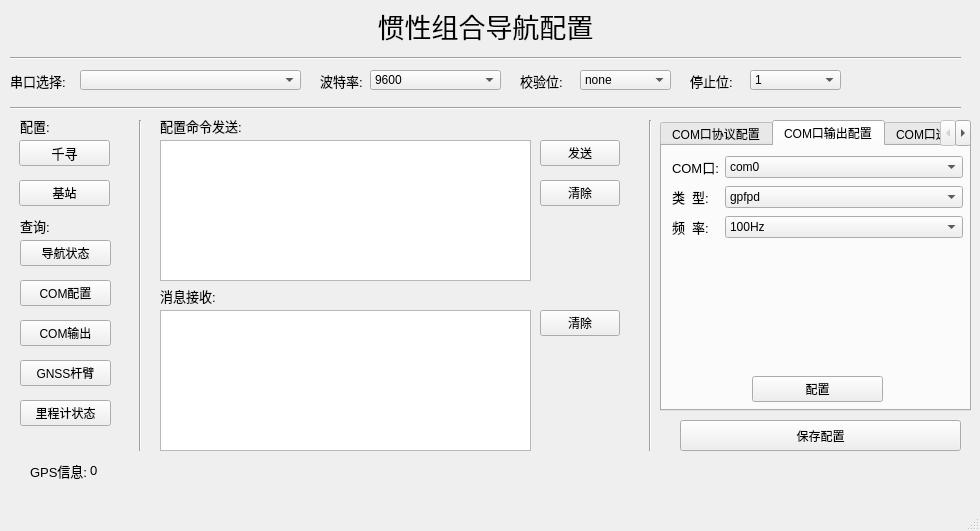
<?xml version="1.0" encoding="UTF-8"?>
<ui version="4.0">
 <class>MainWindow</class>
 <widget class="QMainWindow" name="MainWindow">
  <property name="geometry">
   <rect>
    <x>0</x>
    <y>0</y>
    <width>980</width>
    <height>531</height>
   </rect>
  </property>
  <property name="minimumSize">
   <size>
    <width>980</width>
    <height>531</height>
   </size>
  </property>
  <property name="maximumSize">
   <size>
    <width>980</width>
    <height>531</height>
   </size>
  </property>
  <property name="focusPolicy">
   <enum>Qt::StrongFocus</enum>
  </property>
  <property name="windowTitle">
   <string>MainWindow</string>
  </property>
  <property name="windowOpacity">
   <double>1.000000000000000</double>
  </property>
  <property name="styleSheet">
   <string notr="true"/>
  </property>
  <widget class="QWidget" name="centralwidget">
   <widget class="QLabel" name="label_5">
    <property name="geometry">
     <rect>
      <x>10</x>
      <y>10</y>
      <width>951</width>
      <height>31</height>
     </rect>
    </property>
    <property name="sizePolicy">
     <sizepolicy hsizetype="Expanding" vsizetype="Preferred">
      <horstretch>0</horstretch>
      <verstretch>0</verstretch>
     </sizepolicy>
    </property>
    <property name="font">
     <font>
      <family>方正姚体</family>
      <pointsize>20</pointsize>
     </font>
    </property>
    <property name="contextMenuPolicy">
     <enum>Qt::DefaultContextMenu</enum>
    </property>
    <property name="text">
     <string>惯性组合导航配置</string>
    </property>
    <property name="alignment">
     <set>Qt::AlignCenter</set>
    </property>
   </widget>
   <widget class="Line" name="line_4">
    <property name="geometry">
     <rect>
      <x>10</x>
      <y>50</y>
      <width>951</width>
      <height>16</height>
     </rect>
    </property>
    <property name="orientation">
     <enum>Qt::Horizontal</enum>
    </property>
   </widget>
   <widget class="QLabel" name="INS_inquiry">
    <property name="geometry">
     <rect>
      <x>20</x>
      <y>210</y>
      <width>91</width>
      <height>31</height>
     </rect>
    </property>
    <property name="font">
     <font>
      <pointsize>10</pointsize>
     </font>
    </property>
    <property name="text">
     <string>查询:</string>
    </property>
   </widget>
   <widget class="QPushButton" name="INS_cmd_send_message_send">
    <property name="geometry">
     <rect>
      <x>540</x>
      <y>140</y>
      <width>80</width>
      <height>26</height>
     </rect>
    </property>
    <property name="text">
     <string>发送</string>
    </property>
   </widget>
   <widget class="QPushButton" name="INS_signal_source_QX">
    <property name="geometry">
     <rect>
      <x>19</x>
      <y>140</y>
      <width>91</width>
      <height>26</height>
     </rect>
    </property>
    <property name="font">
     <font>
      <pointsize>10</pointsize>
     </font>
    </property>
    <property name="toolTip">
     <string>差分信号来源于千寻</string>
    </property>
    <property name="text">
     <string>千寻</string>
    </property>
   </widget>
   <widget class="QPushButton" name="INS_save_config">
    <property name="geometry">
     <rect>
      <x>680</x>
      <y>420</y>
      <width>281</width>
      <height>31</height>
     </rect>
    </property>
    <property name="text">
     <string>保存配置</string>
    </property>
   </widget>
   <widget class="QPushButton" name="INS_signal_source_radio_station">
    <property name="geometry">
     <rect>
      <x>19</x>
      <y>180</y>
      <width>91</width>
      <height>26</height>
     </rect>
    </property>
    <property name="toolTip">
     <string>差分信号来源于基站</string>
    </property>
    <property name="text">
     <string>基站</string>
    </property>
   </widget>
   <widget class="QLabel" name="INS_GPS_data">
    <property name="geometry">
     <rect>
      <x>30</x>
      <y>460</y>
      <width>71</width>
      <height>21</height>
     </rect>
    </property>
    <property name="font">
     <font>
      <pointsize>10</pointsize>
     </font>
    </property>
    <property name="text">
     <string>GPS信息:</string>
    </property>
   </widget>
   <widget class="QPushButton" name="INS_inquiry_navigation_status">
    <property name="geometry">
     <rect>
      <x>20</x>
      <y>240</y>
      <width>91</width>
      <height>26</height>
     </rect>
    </property>
    <property name="toolTip">
     <string>查看当前导航状态</string>
    </property>
    <property name="text">
     <string>导航状态</string>
    </property>
   </widget>
   <widget class="QPushButton" name="INS_inquiry_odometer_status">
    <property name="geometry">
     <rect>
      <x>20</x>
      <y>400</y>
      <width>91</width>
      <height>26</height>
     </rect>
    </property>
    <property name="toolTip">
     <string>查看里程计模式</string>
    </property>
    <property name="text">
     <string>里程计状态</string>
    </property>
   </widget>
   <widget class="QPushButton" name="INS_cmd_send_message_clear">
    <property name="geometry">
     <rect>
      <x>540</x>
      <y>180</y>
      <width>80</width>
      <height>26</height>
     </rect>
    </property>
    <property name="text">
     <string>清除</string>
    </property>
   </widget>
   <widget class="QLabel" name="INS_cmd_send">
    <property name="geometry">
     <rect>
      <x>160</x>
      <y>110</y>
      <width>111</width>
      <height>31</height>
     </rect>
    </property>
    <property name="font">
     <font>
      <pointsize>10</pointsize>
     </font>
    </property>
    <property name="text">
     <string>配置命令发送:</string>
    </property>
   </widget>
   <widget class="Line" name="line_8">
    <property name="geometry">
     <rect>
      <x>640</x>
      <y>120</y>
      <width>20</width>
      <height>331</height>
     </rect>
    </property>
    <property name="orientation">
     <enum>Qt::Vertical</enum>
    </property>
   </widget>
   <widget class="QPushButton" name="INS_inquiry_COM_output">
    <property name="geometry">
     <rect>
      <x>20</x>
      <y>320</y>
      <width>91</width>
      <height>26</height>
     </rect>
    </property>
    <property name="toolTip">
     <string>查看各个COM口输出数据</string>
    </property>
    <property name="text">
     <string>COM输出</string>
    </property>
   </widget>
   <widget class="QLabel" name="INS_information_receive">
    <property name="geometry">
     <rect>
      <x>160</x>
      <y>280</y>
      <width>111</width>
      <height>31</height>
     </rect>
    </property>
    <property name="font">
     <font>
      <pointsize>10</pointsize>
     </font>
    </property>
    <property name="text">
     <string>消息接收:</string>
    </property>
   </widget>
   <widget class="Line" name="line_7">
    <property name="geometry">
     <rect>
      <x>130</x>
      <y>120</y>
      <width>20</width>
      <height>331</height>
     </rect>
    </property>
    <property name="orientation">
     <enum>Qt::Vertical</enum>
    </property>
   </widget>
   <widget class="QPushButton" name="INS_inquiry_GNSS">
    <property name="geometry">
     <rect>
      <x>20</x>
      <y>360</y>
      <width>91</width>
      <height>26</height>
     </rect>
    </property>
    <property name="toolTip">
     <string>查询GNSS配置</string>
    </property>
    <property name="text">
     <string>GNSS杆臂</string>
    </property>
   </widget>
   <widget class="QTextEdit" name="INS_information_receive_message">
    <property name="geometry">
     <rect>
      <x>160</x>
      <y>310</y>
      <width>371</width>
      <height>141</height>
     </rect>
    </property>
    <property name="textInteractionFlags">
     <set>Qt::TextSelectableByKeyboard|Qt::TextSelectableByMouse</set>
    </property>
   </widget>
   <widget class="QPushButton" name="INS_inquiry_COM_configure">
    <property name="geometry">
     <rect>
      <x>20</x>
      <y>280</y>
      <width>91</width>
      <height>26</height>
     </rect>
    </property>
    <property name="toolTip">
     <string>查看各个COM配置</string>
    </property>
    <property name="text">
     <string>COM配置</string>
    </property>
   </widget>
   <widget class="QPushButton" name="INS_information_receive_message_clear">
    <property name="geometry">
     <rect>
      <x>540</x>
      <y>310</y>
      <width>80</width>
      <height>26</height>
     </rect>
    </property>
    <property name="text">
     <string>清除</string>
    </property>
   </widget>
   <widget class="QLabel" name="INS_GPS_data_text">
    <property name="geometry">
     <rect>
      <x>90</x>
      <y>460</y>
      <width>871</width>
      <height>21</height>
     </rect>
    </property>
    <property name="font">
     <font>
      <pointsize>10</pointsize>
     </font>
    </property>
    <property name="text">
     <string>0</string>
    </property>
   </widget>
   <widget class="QLabel" name="INS_signal_source">
    <property name="geometry">
     <rect>
      <x>20</x>
      <y>110</y>
      <width>91</width>
      <height>31</height>
     </rect>
    </property>
    <property name="font">
     <font>
      <pointsize>10</pointsize>
     </font>
    </property>
    <property name="text">
     <string>配置:</string>
    </property>
   </widget>
   <widget class="QTextEdit" name="INS_cmd_send_message">
    <property name="geometry">
     <rect>
      <x>160</x>
      <y>140</y>
      <width>371</width>
      <height>141</height>
     </rect>
    </property>
   </widget>
   <widget class="QComboBox" name="INS_port_select_">
    <property name="geometry">
     <rect>
      <x>80</x>
      <y>70</y>
      <width>221</width>
      <height>20</height>
     </rect>
    </property>
   </widget>
   <widget class="QLabel" name="INS_port_select">
    <property name="geometry">
     <rect>
      <x>10</x>
      <y>70</y>
      <width>61</width>
      <height>21</height>
     </rect>
    </property>
    <property name="font">
     <font>
      <pointsize>10</pointsize>
     </font>
    </property>
    <property name="text">
     <string>串口选择:</string>
    </property>
   </widget>
   <widget class="QTabWidget" name="tabWidget">
    <property name="geometry">
     <rect>
      <x>660</x>
      <y>120</y>
      <width>311</width>
      <height>291</height>
     </rect>
    </property>
    <property name="currentIndex">
     <number>1</number>
    </property>
    <widget class="QWidget" name="tab">
     <attribute name="title">
      <string>COM口协议配置</string>
     </attribute>
     <widget class="QWidget" name="formLayoutWidget">
      <property name="geometry">
       <rect>
        <x>10</x>
        <y>10</y>
        <width>291</width>
        <height>240</height>
       </rect>
      </property>
      <layout class="QFormLayout" name="formLayout_2">
       <property name="horizontalSpacing">
        <number>6</number>
       </property>
       <property name="verticalSpacing">
        <number>8</number>
       </property>
       <item row="0" column="0">
        <widget class="QLabel" name="INS_COM_protocol_config_COM">
         <property name="font">
          <font>
           <pointsize>10</pointsize>
          </font>
         </property>
         <property name="text">
          <string>COM口:</string>
         </property>
        </widget>
       </item>
       <item row="0" column="1">
        <widget class="QComboBox" name="INS_COM_protocol_config_COM_text">
         <item>
          <property name="text">
           <string>com0</string>
          </property>
         </item>
         <item>
          <property name="text">
           <string>com1</string>
          </property>
         </item>
         <item>
          <property name="text">
           <string>com2</string>
          </property>
         </item>
        </widget>
       </item>
       <item row="1" column="0">
        <widget class="QLabel" name="INS_COM_protocol_config_baudrate">
         <property name="font">
          <font>
           <pointsize>10</pointsize>
          </font>
         </property>
         <property name="text">
          <string>波特率:</string>
         </property>
        </widget>
       </item>
       <item row="1" column="1">
        <widget class="QComboBox" name="INS_COM_protocol_config_baudrate_text">
         <property name="iconSize">
          <size>
           <width>10</width>
           <height>16</height>
          </size>
         </property>
         <item>
          <property name="text">
           <string>9600</string>
          </property>
         </item>
         <item>
          <property name="text">
           <string>19200</string>
          </property>
         </item>
         <item>
          <property name="text">
           <string>38400</string>
          </property>
         </item>
         <item>
          <property name="text">
           <string>57600</string>
          </property>
         </item>
         <item>
          <property name="text">
           <string>115200</string>
          </property>
         </item>
         <item>
          <property name="text">
           <string>230400</string>
          </property>
         </item>
         <item>
          <property name="text">
           <string>460800</string>
          </property>
         </item>
        </widget>
       </item>
       <item row="2" column="0">
        <widget class="QLabel" name="INS_COM_protocol_config_parity">
         <property name="font">
          <font>
           <pointsize>10</pointsize>
          </font>
         </property>
         <property name="text">
          <string>校验位:</string>
         </property>
        </widget>
       </item>
       <item row="3" column="0">
        <widget class="QLabel" name="INS_COM_protocol_config_stopbit">
         <property name="font">
          <font>
           <pointsize>10</pointsize>
          </font>
         </property>
         <property name="text">
          <string>停止位:</string>
         </property>
        </widget>
       </item>
       <item row="4" column="0">
        <widget class="QLabel" name="INS_COM_protocol_config_mode">
         <property name="font">
          <font>
           <pointsize>10</pointsize>
          </font>
         </property>
         <property name="text">
          <string>模  式:</string>
         </property>
        </widget>
       </item>
       <item row="5" column="0">
        <widget class="QLabel" name="INS_COM_protocol_config_type">
         <property name="font">
          <font>
           <pointsize>10</pointsize>
          </font>
         </property>
         <property name="text">
          <string>类  型:</string>
         </property>
        </widget>
       </item>
       <item row="2" column="1">
        <widget class="QComboBox" name="INS_COM_protocol_config_parity_text">
         <item>
          <property name="text">
           <string>odd</string>
          </property>
         </item>
         <item>
          <property name="text">
           <string>even</string>
          </property>
         </item>
         <item>
          <property name="text">
           <string>none</string>
          </property>
         </item>
        </widget>
       </item>
       <item row="3" column="1">
        <widget class="QComboBox" name="INS_COM_protocol_config_stopbit_text">
         <item>
          <property name="text">
           <string>1</string>
          </property>
         </item>
         <item>
          <property name="text">
           <string>2</string>
          </property>
         </item>
        </widget>
       </item>
       <item row="4" column="1">
        <widget class="QComboBox" name="INS_COM_protocol_config_mode_text">
         <item>
          <property name="text">
           <string>RS232</string>
          </property>
         </item>
         <item>
          <property name="text">
           <string>RS422</string>
          </property>
         </item>
        </widget>
       </item>
       <item row="5" column="1">
        <widget class="QComboBox" name="INS_COM_protocol_config_type_text">
         <item>
          <property name="text">
           <string>log</string>
          </property>
         </item>
         <item>
          <property name="text">
           <string>rtk</string>
          </property>
         </item>
        </widget>
       </item>
      </layout>
     </widget>
     <widget class="QPushButton" name="INS_COM_protocol_config_confirm">
      <property name="geometry">
       <rect>
        <x>90</x>
        <y>230</y>
        <width>131</width>
        <height>26</height>
       </rect>
      </property>
      <property name="text">
       <string>配置</string>
      </property>
     </widget>
    </widget>
    <widget class="QWidget" name="tab_2">
     <attribute name="title">
      <string>COM口输出配置</string>
     </attribute>
     <widget class="QWidget" name="formLayoutWidget_2">
      <property name="geometry">
       <rect>
        <x>10</x>
        <y>10</y>
        <width>291</width>
        <height>117</height>
       </rect>
      </property>
      <layout class="QFormLayout" name="formLayout_7">
       <property name="horizontalSpacing">
        <number>6</number>
       </property>
       <property name="verticalSpacing">
        <number>8</number>
       </property>
       <item row="0" column="0">
        <widget class="QLabel" name="INS_COM_output_config_COM">
         <property name="font">
          <font>
           <pointsize>10</pointsize>
          </font>
         </property>
         <property name="text">
          <string>COM口:</string>
         </property>
        </widget>
       </item>
       <item row="0" column="1">
        <widget class="QComboBox" name="INS_COM_output_config_COM_text">
         <item>
          <property name="text">
           <string>com0</string>
          </property>
         </item>
         <item>
          <property name="text">
           <string>com1</string>
          </property>
         </item>
         <item>
          <property name="text">
           <string>com2</string>
          </property>
         </item>
        </widget>
       </item>
       <item row="1" column="0">
        <widget class="QLabel" name="INS_COM_output_config_type">
         <property name="font">
          <font>
           <pointsize>10</pointsize>
          </font>
         </property>
         <property name="text">
          <string>类  型:</string>
         </property>
        </widget>
       </item>
       <item row="1" column="1">
        <widget class="QComboBox" name="INS_COM_output_config_type_text">
         <item>
          <property name="text">
           <string>gpfpd</string>
          </property>
         </item>
         <item>
          <property name="text">
           <string>gprmc</string>
          </property>
         </item>
         <item>
          <property name="text">
           <string>rawimu</string>
          </property>
         </item>
         <item>
          <property name="text">
           <string>gtimu</string>
          </property>
         </item>
         <item>
          <property name="text">
           <string>mark1pva</string>
          </property>
         </item>
        </widget>
       </item>
       <item row="2" column="0">
        <widget class="QLabel" name="INS_COM_output_config_rate">
         <property name="font">
          <font>
           <pointsize>10</pointsize>
          </font>
         </property>
         <property name="text">
          <string>频  率:</string>
         </property>
        </widget>
       </item>
       <item row="2" column="1">
        <widget class="QComboBox" name="INS_COM_output_config_rate_text">
         <item>
          <property name="text">
           <string>100Hz</string>
          </property>
         </item>
         <item>
          <property name="text">
           <string>20Hz</string>
          </property>
         </item>
         <item>
          <property name="text">
           <string>10Hz</string>
          </property>
         </item>
         <item>
          <property name="text">
           <string>5Hz</string>
          </property>
         </item>
         <item>
          <property name="text">
           <string>2Hz</string>
          </property>
         </item>
         <item>
          <property name="text">
           <string>1Hz</string>
          </property>
         </item>
         <item>
          <property name="text">
           <string>null</string>
          </property>
         </item>
        </widget>
       </item>
      </layout>
     </widget>
     <widget class="QPushButton" name="INS_COM_output_config_confirm">
      <property name="geometry">
       <rect>
        <x>90</x>
        <y>230</y>
        <width>131</width>
        <height>26</height>
       </rect>
      </property>
      <property name="text">
       <string>配置</string>
      </property>
     </widget>
    </widget>
    <widget class="QWidget" name="tab_3">
     <attribute name="title">
      <string>COM口透传配置</string>
     </attribute>
     <widget class="QWidget" name="formLayoutWidget_3">
      <property name="geometry">
       <rect>
        <x>10</x>
        <y>10</y>
        <width>291</width>
        <height>117</height>
       </rect>
      </property>
      <layout class="QFormLayout" name="formLayout_9">
       <property name="horizontalSpacing">
        <number>6</number>
       </property>
       <property name="verticalSpacing">
        <number>8</number>
       </property>
       <item row="0" column="0">
        <widget class="QLabel" name="INS_COM_through_config_COM">
         <property name="font">
          <font>
           <pointsize>10</pointsize>
          </font>
         </property>
         <property name="text">
          <string>COM口:</string>
         </property>
        </widget>
       </item>
       <item row="0" column="1">
        <widget class="QComboBox" name="INS_COM_through_config_COM_text">
         <item>
          <property name="text">
           <string>com0</string>
          </property>
         </item>
         <item>
          <property name="text">
           <string>com1</string>
          </property>
         </item>
         <item>
          <property name="text">
           <string>com2</string>
          </property>
         </item>
         <item>
          <property name="text">
           <string>com3</string>
          </property>
         </item>
        </widget>
       </item>
       <item row="1" column="0">
        <widget class="QLabel" name="INS_COM_through_config_type">
         <property name="font">
          <font>
           <pointsize>10</pointsize>
          </font>
         </property>
         <property name="text">
          <string>类  型:</string>
         </property>
        </widget>
       </item>
       <item row="1" column="1">
        <widget class="QComboBox" name="INS_COM_through_config_type_text">
         <item>
          <property name="text">
           <string>rangecmpd</string>
          </property>
         </item>
         <item>
          <property name="text">
           <string>rawephemb</string>
          </property>
         </item>
        </widget>
       </item>
       <item row="2" column="0">
        <widget class="QLabel" name="INS_COM_through_config_rate">
         <property name="font">
          <font>
           <pointsize>10</pointsize>
          </font>
         </property>
         <property name="text">
          <string>频  率:</string>
         </property>
        </widget>
       </item>
       <item row="2" column="1">
        <widget class="QComboBox" name="INS_COM_through_config_rate_text">
         <item>
          <property name="text">
           <string>5Hz</string>
          </property>
         </item>
         <item>
          <property name="text">
           <string>1Hz</string>
          </property>
         </item>
         <item>
          <property name="text">
           <string>new</string>
          </property>
         </item>
         <item>
          <property name="text">
           <string>null</string>
          </property>
         </item>
        </widget>
       </item>
      </layout>
     </widget>
     <widget class="QPushButton" name="INS_COM_through_config_confirm">
      <property name="geometry">
       <rect>
        <x>90</x>
        <y>230</y>
        <width>131</width>
        <height>26</height>
       </rect>
      </property>
      <property name="text">
       <string>配置</string>
      </property>
     </widget>
    </widget>
   </widget>
   <widget class="QLabel" name="INS_port_select_baudrate">
    <property name="geometry">
     <rect>
      <x>320</x>
      <y>70</y>
      <width>51</width>
      <height>21</height>
     </rect>
    </property>
    <property name="font">
     <font>
      <pointsize>10</pointsize>
     </font>
    </property>
    <property name="text">
     <string>波特率:</string>
    </property>
   </widget>
   <widget class="QComboBox" name="INS_port_select_baudrate_">
    <property name="geometry">
     <rect>
      <x>370</x>
      <y>70</y>
      <width>131</width>
      <height>20</height>
     </rect>
    </property>
    <item>
     <property name="text">
      <string>9600</string>
     </property>
    </item>
    <item>
     <property name="text">
      <string>19200</string>
     </property>
    </item>
    <item>
     <property name="text">
      <string>38400</string>
     </property>
    </item>
    <item>
     <property name="text">
      <string>57600</string>
     </property>
    </item>
    <item>
     <property name="text">
      <string>115200</string>
     </property>
    </item>
    <item>
     <property name="text">
      <string>230400</string>
     </property>
    </item>
    <item>
     <property name="text">
      <string>460800</string>
     </property>
    </item>
   </widget>
   <widget class="QLabel" name="INS_port_select_parity">
    <property name="geometry">
     <rect>
      <x>520</x>
      <y>70</y>
      <width>51</width>
      <height>21</height>
     </rect>
    </property>
    <property name="font">
     <font>
      <pointsize>10</pointsize>
     </font>
    </property>
    <property name="text">
     <string>校验位:</string>
    </property>
   </widget>
   <widget class="QComboBox" name="INS_port_select_parity_">
    <property name="geometry">
     <rect>
      <x>580</x>
      <y>70</y>
      <width>91</width>
      <height>20</height>
     </rect>
    </property>
    <item>
     <property name="text">
      <string>none</string>
     </property>
    </item>
    <item>
     <property name="text">
      <string>odd</string>
     </property>
    </item>
    <item>
     <property name="text">
      <string>even</string>
     </property>
    </item>
   </widget>
   <widget class="QLabel" name="INS_port_select_stopbit">
    <property name="geometry">
     <rect>
      <x>690</x>
      <y>70</y>
      <width>51</width>
      <height>21</height>
     </rect>
    </property>
    <property name="font">
     <font>
      <pointsize>10</pointsize>
     </font>
    </property>
    <property name="text">
     <string>停止位:</string>
    </property>
   </widget>
   <widget class="QComboBox" name="INS_port_select_stopbit_">
    <property name="geometry">
     <rect>
      <x>750</x>
      <y>70</y>
      <width>91</width>
      <height>20</height>
     </rect>
    </property>
    <item>
     <property name="text">
      <string>1</string>
     </property>
    </item>
    <item>
     <property name="text">
      <string>2</string>
     </property>
    </item>
   </widget>
   <widget class="Line" name="line">
    <property name="geometry">
     <rect>
      <x>10</x>
      <y>100</y>
      <width>951</width>
      <height>16</height>
     </rect>
    </property>
    <property name="orientation">
     <enum>Qt::Horizontal</enum>
    </property>
   </widget>
  </widget>
  <widget class="QStatusBar" name="statusbar"/>
 </widget>
 <resources/>
 <connections/>
</ui>
